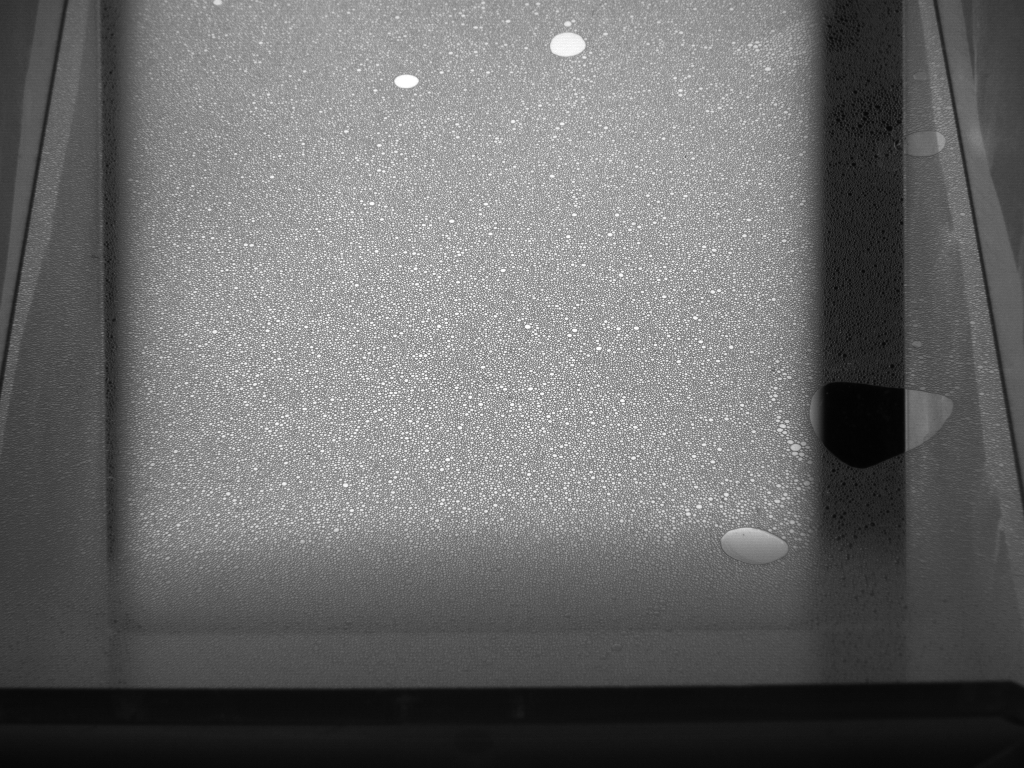
#> input picture bubble_count/bubble/sample-1.tif, 1024 x 768 px
$ python -i preprocess.py   (imports and definitions only)
#> lines starting #> are read from the running program, lines starting #| are printed output that depends on the picture; after the words box and inside, x2 and y2 are one past the last pixel; in counts of white or black regions, pixels touching at a corner belong together
#> further down, picture is the input picture: shape (768, 1024, 3); min 2, max 255, mean 105.1
#> in pg_preprocess, `image = cv2.cvtColor(image, cv2.COLOR_BGR2YCrCb)`: image: shape (768, 1024, 3); mean of channels 0, 1, 2 105.1, 128, 128
import cv2
import numpy as np

# [43 lines left out: functions usm, uv_correct, lep_preprocess, not called in this run]

def DoG(image, sigma1=3, sigma2=3*1.6):
    """高斯差分"""
#> called with sigma1 = 3, sigma2 = 4.8
    sigma1 = 3
    sigma2 = 27
    gaussian1 = cv2.GaussianBlur(image, (0, 0), sigma1)
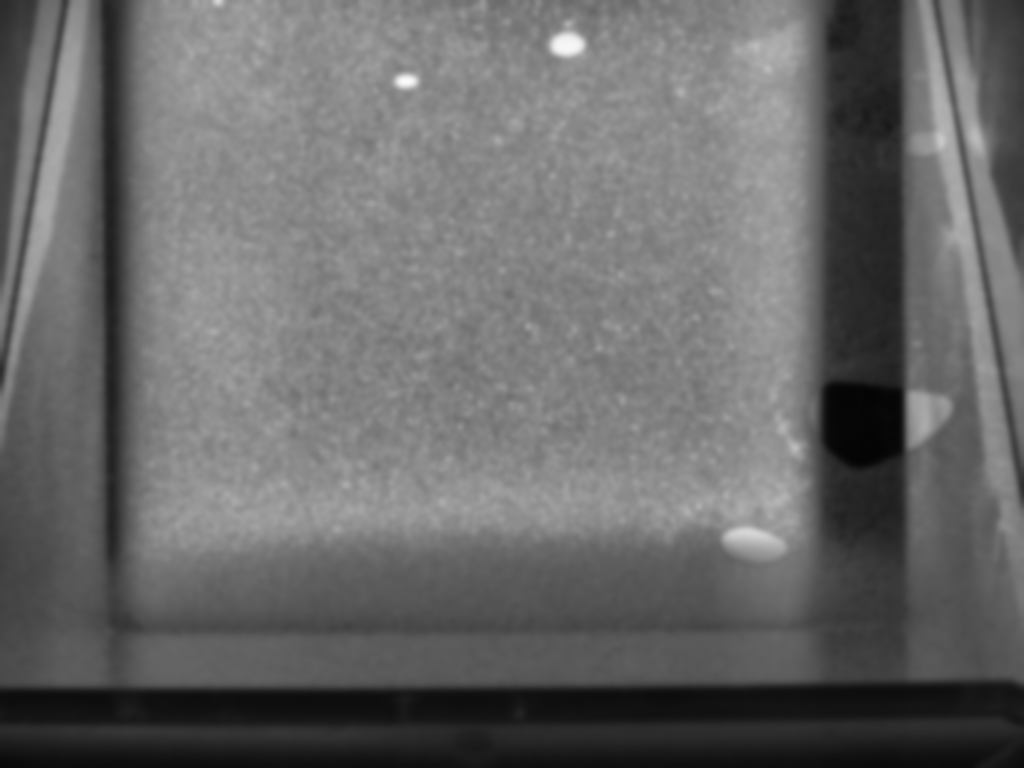
#> gaussian1: shape (768, 1024); min 4, max 251, mean 104.4
    gaussian2 = cv2.GaussianBlur(image, (0, 0), sigma2)
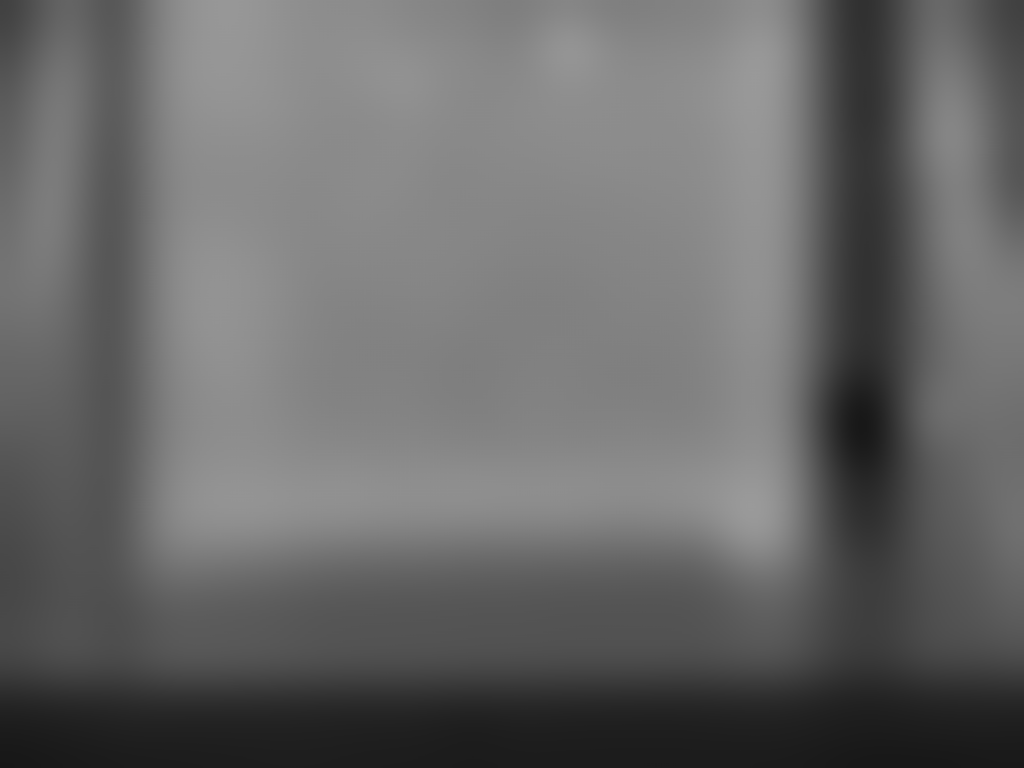
#> gaussian2: shape (768, 1024); min 23, max 154, mean 104.5
    # 替换掉了abs，现在呈现双峰的态势
    dog = gaussian1 - gaussian2
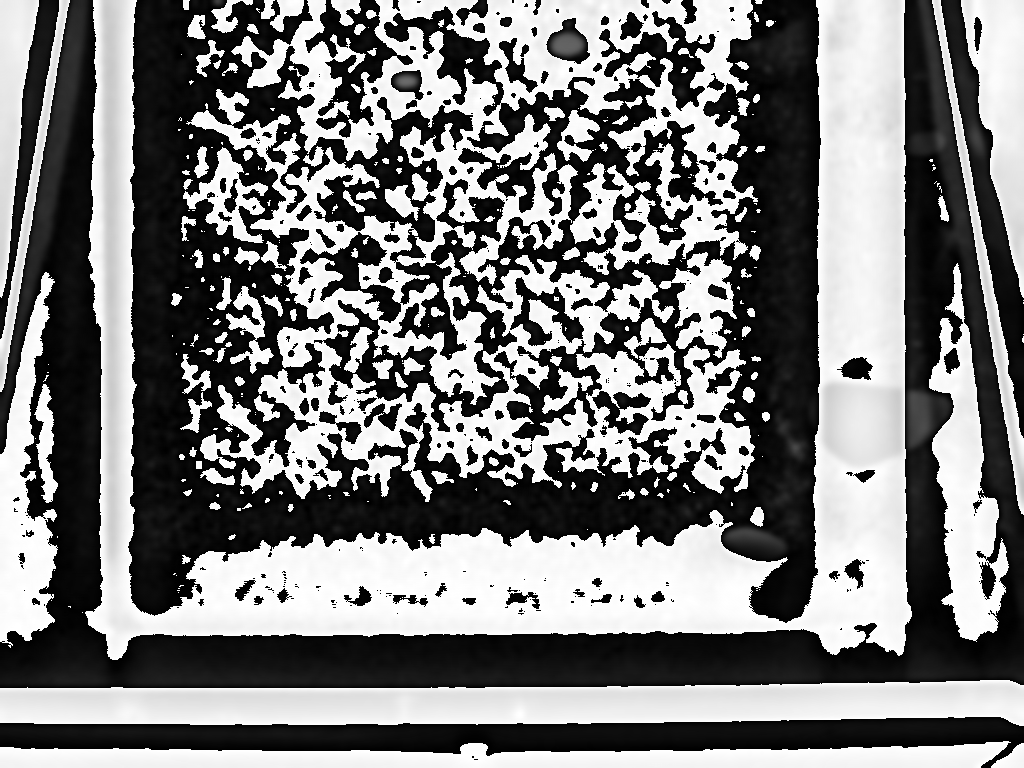
#> dog: shape (768, 1024); min 0, max 255, mean 123.9
    dog = cv2.normalize(dog, None, 0, 255, cv2.NORM_MINMAX)
    return dog

def pg_preprocess(image):
    """取亮度->CLAHE->DoG"""
    image = cv2.cvtColor(image, cv2.COLOR_BGR2YCrCb)
    image_y = image[:, :, 0]

    clahe = cv2.createCLAHE(clipLimit=2.0, tileGridSize=(8,8))
    clahe_image = clahe.apply(image_y)
    cv2.imwrite("clahed.jpg", clahe_image)

    dog = DoG(clahe_image)
    cv2.imwrite("dog.jpg", dog)

    return dog

# [14 lines left out: function detect_preprocess_original, not called in this run]

def detect_preprocess_pg(rect_img):
    """宝洁的pipeline与原始有较大不同:
    直接用阈值划分-》闭运算而不是开运算-》findcontours的时候要查找内部轮廓(否则会只检测到最外侧的轮廓)"""
    rect_img = rect_img.copy()

    gray = pg_preprocess(rect_img)

    thresh_value = 120
    ret, threshold = cv2.threshold(gray, thresh_value, 255, cv2.THRESH_BINARY_INV)
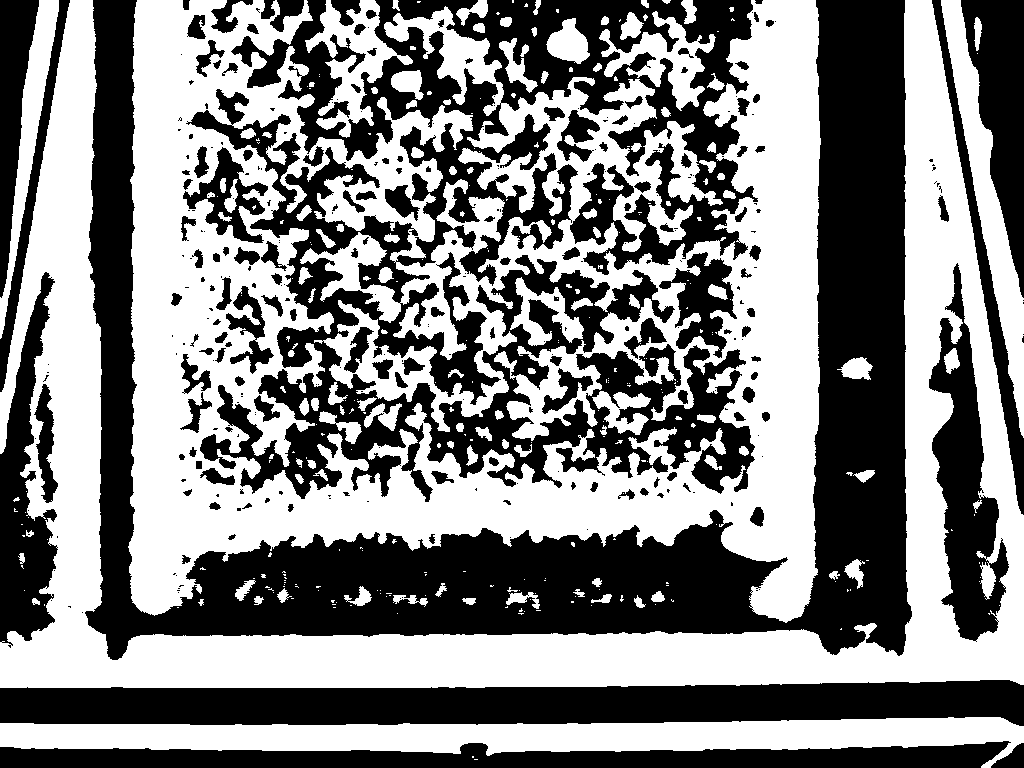
#> threshold: shape (768, 1024); 51.6% white; 309 black regions (171 under 20 px), largest, box (x1, y1, x2, y2) and area: (85, 0, 912, 660) 133314, (186, 0, 758, 502) 116618, (0, 680, 1024, 726) 37361
#> ret = 120

    kernel = cv2.getStructuringElement(cv2.MORPH_ELLIPSE, (5, 5))
    threshold = cv2.morphologyEx(threshold, cv2.MORPH_CLOSE, kernel)
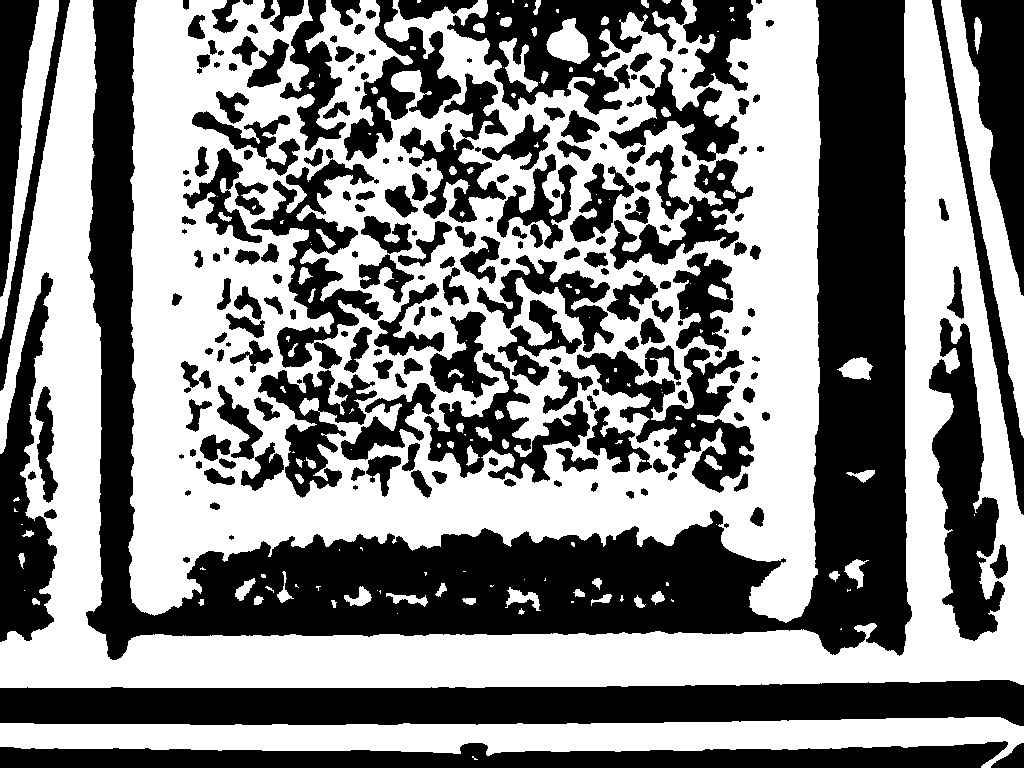
#> threshold: shape (768, 1024); 52.7% white; 220 black regions (13 under 20 px)

    contours, _ = cv2.findContours(threshold, cv2.RETR_LIST, cv2.CHAIN_APPROX_NONE)
#> contours = 359 contours, 92 with area under 20; largest, box (x1, y1, x2, y2) and area: (128, 0, 821, 623) 344476, (0, 0, 1024, 688) 136413, (0, 717, 1024, 768) 26502, (928, 317, 1006, 642) 12608, (576, 346, 755, 494) 9908

# [12 lines left out: function detect_preprocess_lep, not called in this run]

>>> import cv2
>>> picture = cv2.imread('../../bubble_count/bubble/sample-1.tif')
>>> result = detect_preprocess_pg(picture)

$ run again, on bubble_count/bubble/sample-3.tif
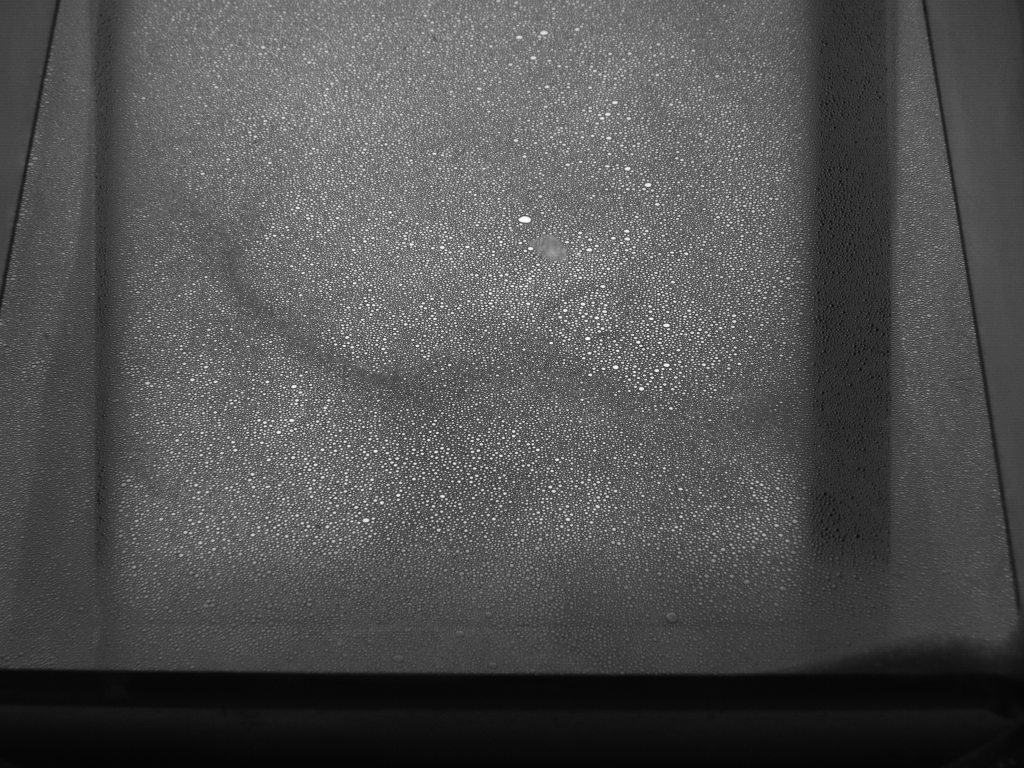
#> input picture bubble_count/bubble/sample-3.tif, 1024 x 768 px
#> picture is the input picture: shape (768, 1024, 3); min 3, max 255, mean 80.2
#> image: shape (768, 1024, 3); mean of channels 0, 1, 2 80.2, 128, 128
#> in detect_preprocess_pg, `ret, threshold = cv2.threshold(gray, thresh_value, 255, cv2.THRESH_BIN..`:
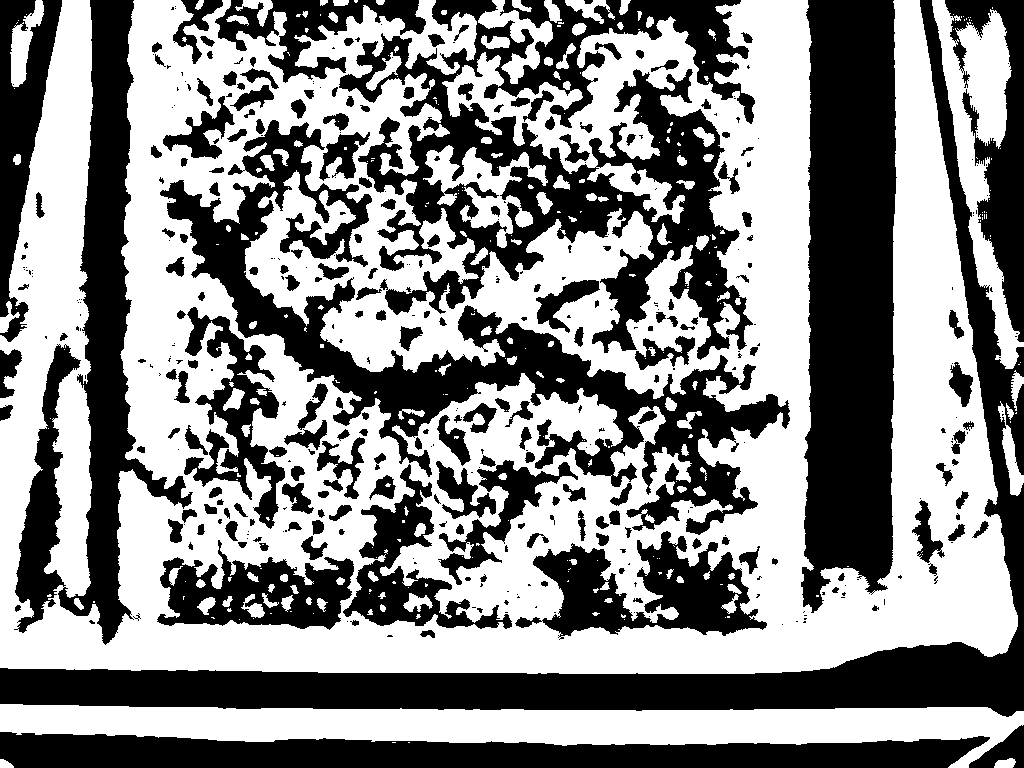
#> threshold: shape (768, 1024); 53.9% white; 421 black regions (217 under 20 px), largest, box (x1, y1, x2, y2) and area: (339, 0, 755, 360) 55524, (0, 0, 1024, 717) 53592, (801, 0, 897, 613) 49430
#> ret = 120
#> in detect_preprocess_pg, `threshold = cv2.morphologyEx(threshold, cv2.MORPH_CLOSE, kernel)`:
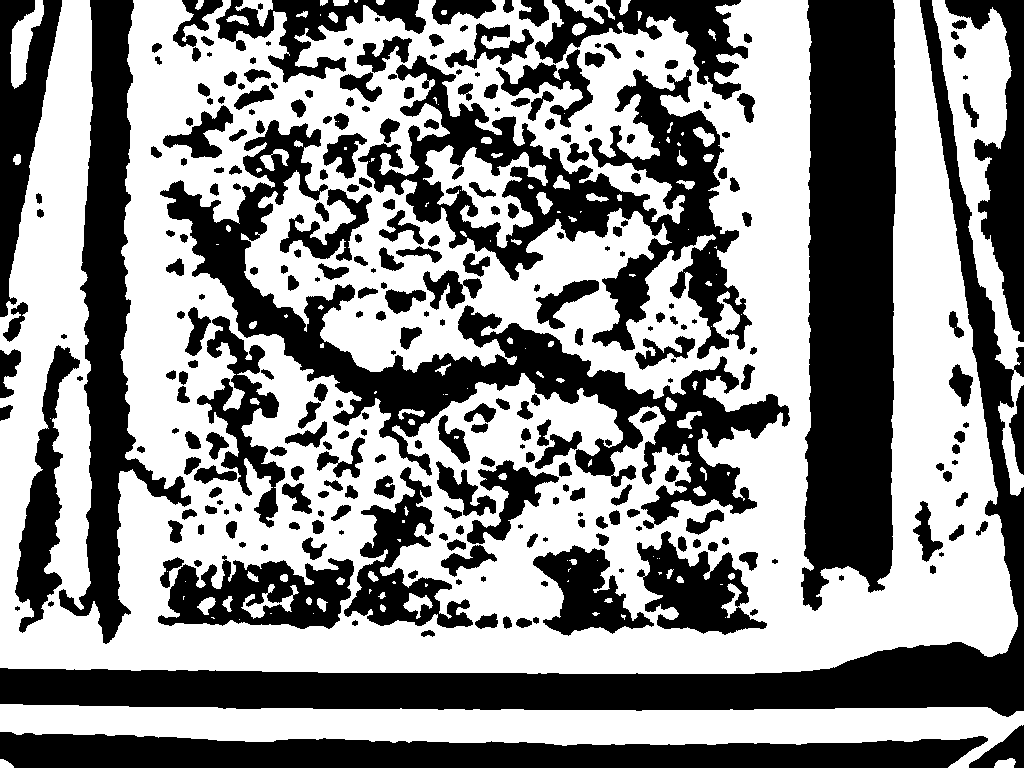
#> threshold: shape (768, 1024); 55.3% white; 287 black regions (22 under 20 px)
#> contours = 422 contours, 80 with area under 20; largest, box (x1, y1, x2, y2) and area: (0, 0, 1018, 674) 542234, (159, 119, 791, 526) 43442, (357, 54, 753, 360) 42344, (0, 704, 1024, 768) 32236, (932, 0, 1024, 496) 12948
